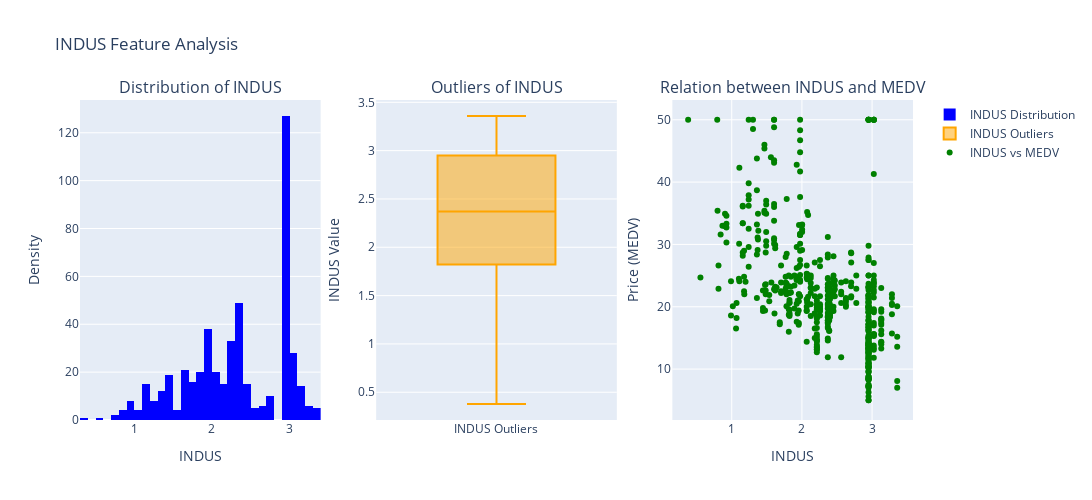

Notebook code for this chart:
### Markdown cell above
#### `INDUS`

Proportion of non-retail business acres per town

### Code cell
fig = make_subplots(rows=1, cols=3, subplot_titles=('Distribution of INDUS', 'Outliers of INDUS', 'Relation between INDUS and MEDV'))

# Distribution of INDUS
fig.add_trace(go.Histogram(x=df_clean['INDUS'], nbinsx=30, name='INDUS Distribution', marker_color='blue'), row=1, col=1)

# Outliers of INDUS
fig.add_trace(go.Box(y=df_clean['INDUS'], name='INDUS Outliers', marker_color='orange'), row=1, col=2)

# Relation between INDUS and MEDV
fig.add_trace(go.Scatter(x=df_clean['INDUS'], y=df_clean['MEDV'], mode='markers', name='INDUS vs MEDV', marker=dict(color='green')), row=1, col=3)


# Labeling the axes for each drawing
# 1. Histogram Plot
fig.update_xaxes(title_text='INDUS', row=1, col=1)
fig.update_yaxes(title_text='Density', row=1, col=1)

# 2. Box Plot
fig.update_yaxes(title_text='INDUS Value', row=1, col=2)

# 3. Scatter Plot
fig.update_xaxes(title_text='INDUS', row=1, col=3)
fig.update_yaxes(title_text='Price (MEDV)', row=1, col=3)



fig.update_layout(
    height=500,  # Length
    width=1200,  # Width
    title_text="INDUS Feature Analysis",
    showlegend=True
)

### Figure 1 — Plotly figure (JSON) as saved in the notebook; plotly's stock layout.template omitted (floating-point values rounded to 4 significant figures; data arrays with more than 128 entries replaced by an {"elided": "..."} marker saying what was removed)
{"data": [{"marker": {"color": "blue"}, "name": "INDUS Distribution", "nbinsx": 30, "type": "histogram", "x": {"elided": "506 float values"}, "xaxis": "x", "yaxis": "y"}, {"marker": {"color": "orange"}, "name": "INDUS Outliers", "type": "box", "xaxis": "x2", "y": {"elided": "506 float values"}, "yaxis": "y2"}, {"marker": {"color": "green"}, "mode": "markers", "name": "INDUS vs MEDV", "type": "scatter", "x": {"elided": "506 float values"}, "xaxis": "x3", "y": {"elided": "506 float values"}, "yaxis": "y3"}], "layout": {"annotations": [{"font": {"size": 16}, "showarrow": false, "text": "Distribution of INDUS", "x": 0.1444, "xanchor": "center", "xref": "paper", "y": 1, "yanchor": "bottom", "yref": "paper"}, {"font": {"size": 16}, "showarrow": false, "text": "Outliers of INDUS", "x": 0.5, "xanchor": "center", "xref": "paper", "y": 1, "yanchor": "bottom", "yref": "paper"}, {"font": {"size": 16}, "showarrow": false, "text": "Relation between INDUS and MEDV", "x": 0.8556, "xanchor": "center", "xref": "paper", "y": 1, "yanchor": "bottom", "yref": "paper"}], "height": 500, "showlegend": true, "title": {"text": "INDUS Feature Analysis"}, "width": 1200, "xaxis": {"anchor": "y", "domain": [0, 0.2889], "title": {"text": "INDUS"}}, "xaxis2": {"anchor": "y2", "domain": [0.3556, 0.6444]}, "xaxis3": {"anchor": "y3", "domain": [0.7111, 1], "title": {"text": "INDUS"}}, "yaxis": {"anchor": "x", "domain": [0, 1], "title": {"text": "Density"}}, "yaxis2": {"anchor": "x2", "domain": [0, 1], "title": {"text": "INDUS Value"}}, "yaxis3": {"anchor": "x3", "domain": [0, 1], "title": {"text": "Price (MEDV)"}}}}
